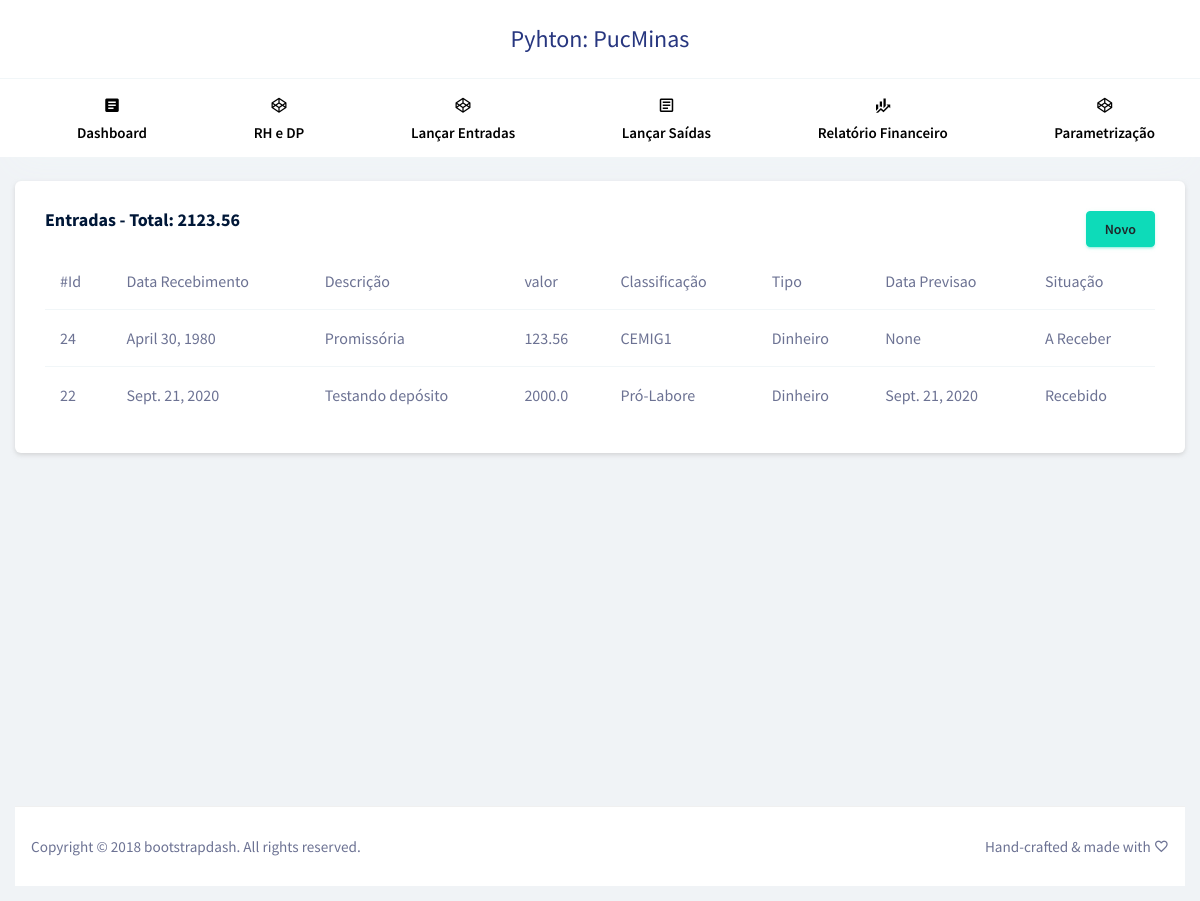
The app's page /operacao-financeira/entrada/, older data.
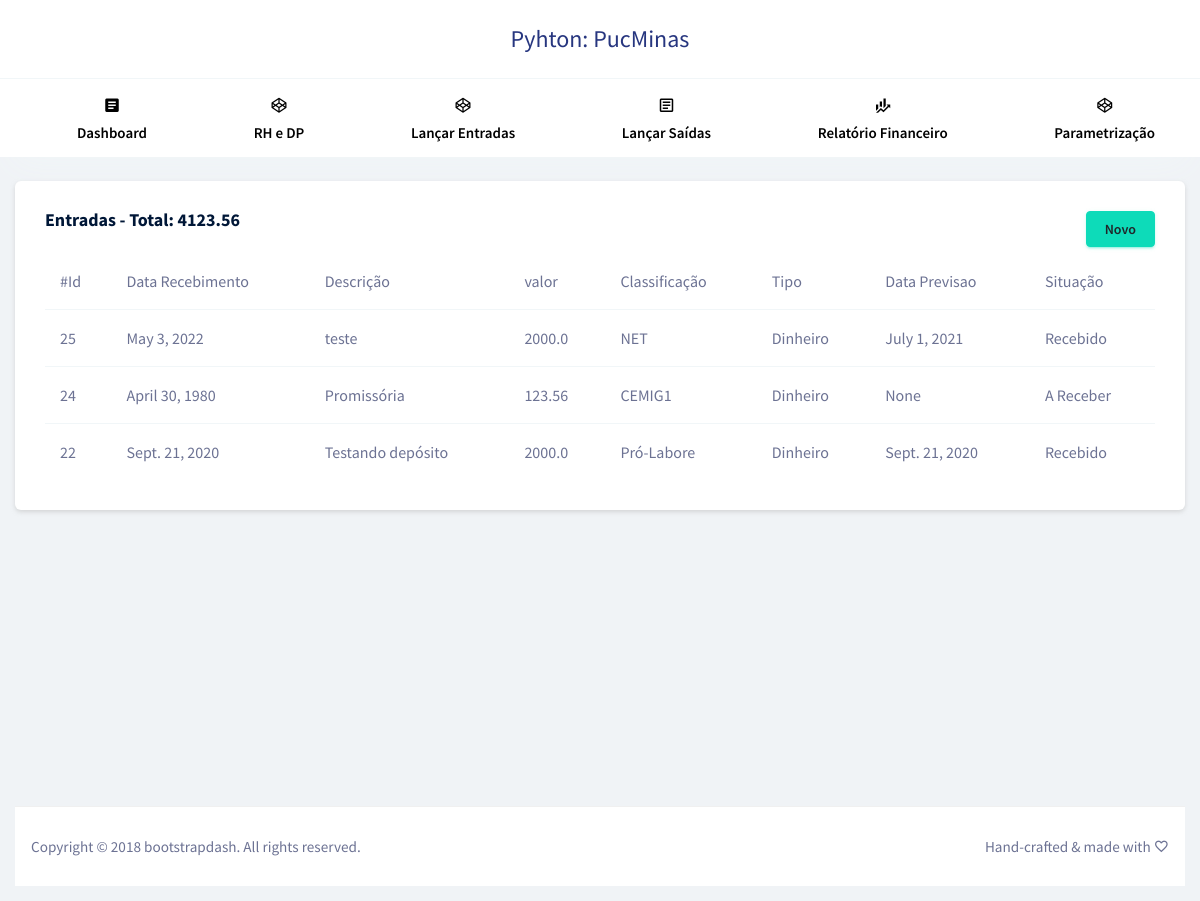
The same page, newer data.
### aplicacao/models/operacaoFinanceira.py (models this page shows, shortened)
class OperacaoFinanceira(models.Model):
    objects = InheritanceManager()
    valor = models.FloatField(null=False)
    descricao = models.CharField(max_length=30)
    classificao_operacao = models.ForeignKey(
		ClassificacaoOperacao,
		on_delete=models.RESTRICT,
		null=True)
    tipo_operacao = models.ForeignKey(
		TipoOperacao,
		on_delete=models.RESTRICT,
		null=True)

class OperacaoFinanceiraEntrada(OperacaoFinanceira):
    data_previsao = models.DateField(null=True)
    data_recebimento = models.DateField(null=True)
    SITUACAO_CHOICES = [
		('1','Recebido'),
		('2','A Receber'),
	]
    situacao = models.CharField(
		max_length=2,
		choices=SITUACAO_CHOICES,
		default='1'
	)

class OperacaoFinanceira(models.Model):
    objects = InheritanceManager()
    valor = models.FloatField(null=False)
    descricao = models.CharField(max_length=30)
    classificao_operacao = models.ForeignKey(
		ClassificacaoOperacao,
		on_delete=models.RESTRICT,
		null=True)
    tipo_operacao = models.ForeignKey(
		TipoOperacao,
		on_delete=models.RESTRICT,
		null=True)

### aplicacao/models/classificacaoOperacao.py (models this page shows)
class ClassificacaoOperacao(models.Model):
	nome = models.CharField(max_length=30)
	descricao = models.CharField(max_length=30)
	def __str__(self):
		return f"{self.nome}"

### aplicacao/models/tipoOperacao.py (models this page shows)
class TipoOperacao(models.Model):
	nome = models.CharField(max_length=30)
	descricao = models.CharField(max_length=30)
	def __str__(self):
		return f"{self.nome}"

### aplicacao/views/operacao_financeira/view_operacaoFinanceiraEntrada.py (the view)
def index(request):
    returnedObjects = OperacaoFinanceiraEntrada.objects.all().order_by('-id')
    valorTotalEntradas =  OperacaoFinanceiraEntrada.objects.all().aggregate(Sum('valor'))['valor__sum']
    dados = {"returnedObjectsList": returnedObjects, "valorResultado": valorTotalEntradas}
    return render(request, "operacao-financeira/entrada/listar.html", dados)

### aplicacao/templates/operacao-financeira/entrada/listar.html
{% extends 'layout/app.html' %}
{% block xpto %}
<div class="row justify-content-md-center">
	<div class="col-12 grid-margin stretch-card">
		<div class="card">
			<div class="card-body">
				<div class="row">
					<div class="col-6"><h4 class="card-title">Entradas - Total: {{ valorResultado }}</h4></div>
					<div class="col-6" style="text-align:right"><a href="{% url 'operacao-financeira-entrada.create' %}" type="button" class="btn btn-success">Novo</a></div>
				</div>
				{% if returnedObjectsList %}
						<div class="table-responsive">
							<table class="table table-hover">
								<thead>
									<tr>
										<th>#Id</th>
										<th>Data Recebimento</th>
										<th>Descrição</th>
										<th>valor</th>
										<th>Classificação</th>
										<th>Tipo</th>
										<th>Data Previsao</th>
										<th>Situação</th>
									</tr>
								</thead>
								<tbody>
								{% for object in returnedObjectsList %}
									<tr style="cursor:pointer" onclick="window.location='{% url 'operacao-financeira-entrada.show' object.id %}'">
										<td>{{ object.id }}</td>
										<td>{{ object.data_recebimento }}</td>
										<td>{{ object.descricao }}</td>
										<td>{{ object.valor }}</td>
										<td>{{ object.classificao_operacao }}</td>
										<td>{{ object.tipo_operacao }}</td>
										<td>{{ object.data_previsao }}</td>
										<td>
											{% if object.situacao == '1' %}Recebido
											{% elif object.situacao == '2' %}A Receber
											{% else %} Não Indentificado
											{% endif %}
										</td>
									</tr>
								{% endfor %}
								</tbody>
							</table>
						</div>
				{% else %}
					<p>Não existem lançamentos</p>
				{% endif %}
			</div>
		</div>
	</div>
</div>
{% endblock %}

Row changes from the older to the newer data that the page shows:
added OperacaoFinanceiraEntrada: id "25", data_recebimento "May 3, 2022", descricao "teste", valor "2000.0", classificao_operacao "NET", tipo_operacao "Dinheiro", data_previsao "July 1, 2021", situacao "Recebido"
Text that changed along with them:
{{ valorResultado }}: "2123.56" → "4123.56"
